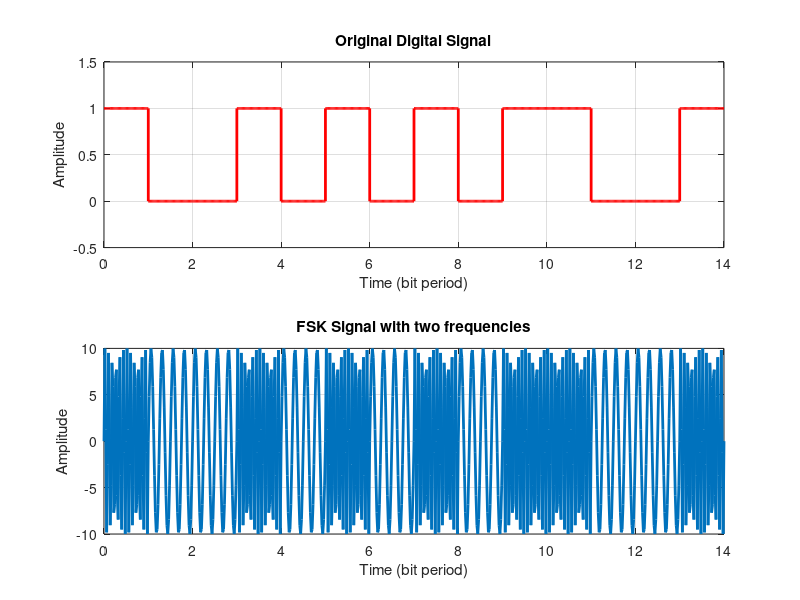

MATLAB code for this plot:
data = [1 0 0 1 0 1 0 1 0 1 1 0 0 1];
% Digital message signal    
fs = 50;
% Sampling rate - This will define the resoultion 
t = 0: 1/fs : 1; 
% Time for one bit 
carrier_amplitude = 10;  
carrier_freq_0 = 4;
% Frequency of carrier for 0 
carrier_freq_1 = 12; 
% Frequency of carrier for 1   
carrier_0 = carrier_amplitude * sin(2*pi*carrier_freq_0*t); 
% Carrier for 0 
carrier_1 = carrier_amplitude * sin(2*pi*carrier_freq_1*t);
% Carrier for 1   
time = [];
% This time variable is just for plot 
digital_signal = []; 
fsk_modulated = [];   
for i= 1:1:numel(data)     
    % The FSK Signal     
    fsk_modulated = [fsk_modulated (data(i)==0)*carrier_0 + (data(i)==1)*carrier_1];     
    % The Original Digital Signal    
    digital_signal = [digital_signal (data(i)==0)*zeros(1,length(t)) + (data(i)==1)*ones(1,length(t))];    
    time = [time t];  
    t =  t + 1; end  
% Plot the Original Digital Signal 
subplot(2,1,1); 
plot(time,digital_signal,'r','LineWidth',2);
xlabel('Time (bit period)'); 
ylabel('Amplitude'); 
title('Original Digital Signal');
axis([0 time(end) -0.5 1.5]);
grid on;   
% Plot the FSK modulated Signal 
subplot(2,1,2); 
plot(time,fsk_modulated,'LineWidth',2);
xlabel('Time (bit period)');
ylabel('Amplitude'); 
title('FSK Signal with two frequencies');
axis([0 time(end)  -carrier_amplitude carrier_amplitude]);
grid  on; 
 
 